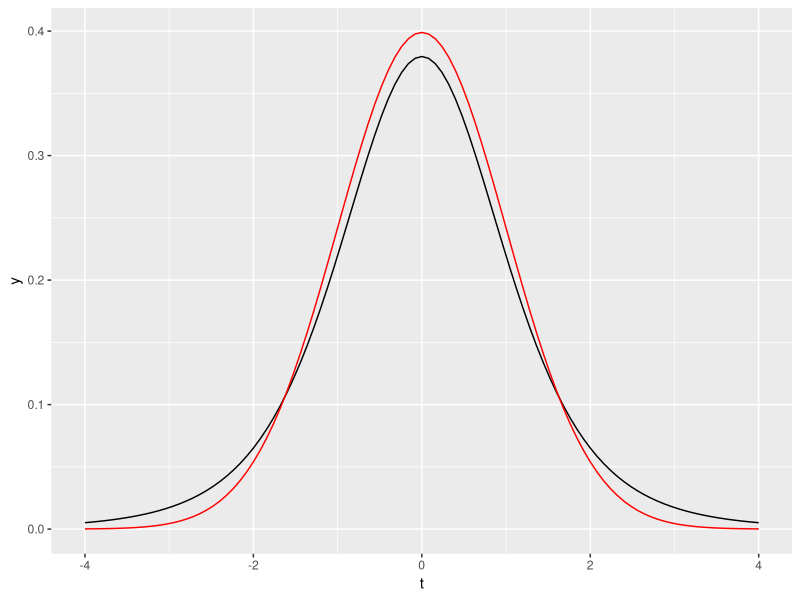
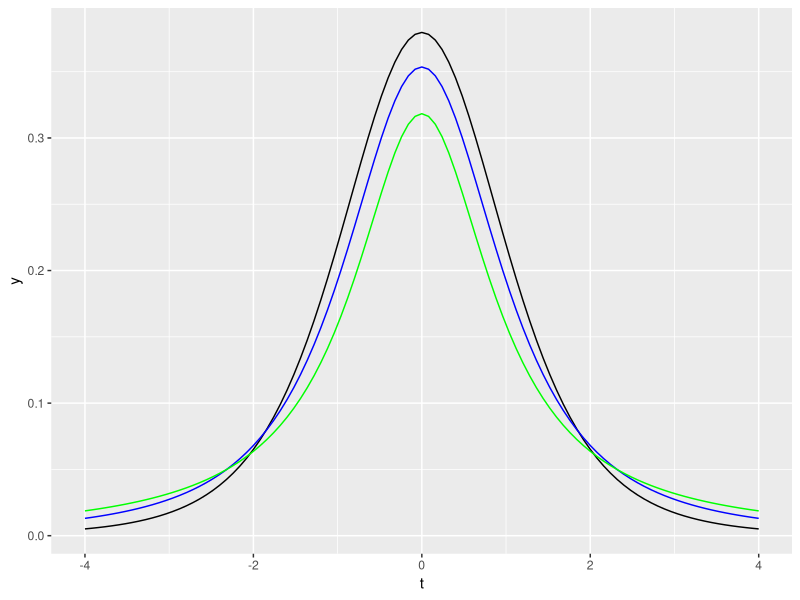

Write R code to recreate these figures, in order. (Note: this script raises an error after producing the figures.)
## ---- chunk 1

library(tidyverse)

ggplot(data = data.frame(t = c(-4, 4)), aes(t)) +
  stat_function(fun = dt, args = list(df = 5)) +
  stat_function(fun = dnorm, color = "red")
                
## ---- chunk 2

ggplot(data = data.frame(t = c(-4, 4)), aes(t)) +
  stat_function(fun = dt, args = list(df = 5)) +
  stat_function(fun = dt, args = list(df = 2), color = "blue") +
  stat_function(fun = dt, args = list(df = 1), color = "green") 
                
## ---- chunk 3

# Groupe des maths

N1 <- 28
s1_carre <- 6^2

# Groupe des philosophes

N2 <- 19
s2_carre <- 3^2

# Calcul de l'erreur par étape

## Numérateur fraction 1

nf1 <- N1*s1_carre + N2*s2_carre

## denominateur fraction 1

df1 <- N1 + N2 - 2

f1 <- nf1/df1

## Numérateur et denominateur fraction 2

nf2 <- N1 + N2
df2 <- N1*N2

f2 <- nf2/df2

## Erreur-type

s12 <- sqrt(f1*f2)
s12

## ---- chunk 4
X1_bar <- 88
X2_bar <- 90

diff_X1X2 <- X1_bar - X2_bar
diff_X1X2

## ---- chunk 5


t_calcule <- diff_X1X2/s12
t_calcule

## ---- chunk 6
knitr::include_graphics("../Images/Table_Student.png")
## ---- chunk 7

t_lu <- qt(0.005, df=45)

# qnorm(0.005)

## ---- chunk 8


dist_t <- ggplot(data = data.frame(t = c(-4, 4)), aes(t)) +
  stat_function(fun = dt, args = list(df = 5), color = "red") +
  stat_function(fun = dt, args = list(df = 5), color = "green") +
  stat_function(fun = dt, args = list(df = 150), color = "blue")

dist_t

## ---- chunk 9

ggplot(data = data.frame(x = c(-4, 4)), aes(x)) +
  stat_function(fun = dt, args = list(df = 45), color = "red") +
  stat_function(fun = dt, args = list(df = 45), color = "red",
                geom = "area", fill = "lightblue",
                xlim = c(-4, 1.7))   

## ---- chunk 10

ggplot(data = data.frame(x = c(-4, 4)), aes(x)) +
  stat_function(fun = dt, args = list(df = 45), color = "red") +
  stat_function(fun = dt, args = list(df = 45), color = "red",
                geom = "area", fill = "green",
                xlim = c(-4, -1.7))  

## ---- chunk 11

ggplot(data = data.frame(x = c(-4, 4)), aes(x)) +
  stat_function(fun = dt, args = list(df = 45), color = "red") +
  stat_function(fun = dt, args = list(df = 45), color = "red",
                geom = "area", fill = "purple", alpha = 0.2,
                xlim = c(-1.7, 1.7)) 

## ---- chunk 12

qt(0.5, df = 45)

bi <- qt(0.005, df=45)
bi

bs <- qt(0.995, df=45)
bi
bs

## ---- chunk 13

df <- N1 + N2 -2
df

acceptation_rejet <-
  ggplot(data = data.frame(t = c(-4, 4)), aes(t)) +
  stat_function(fun = dt, args = list(df = 45), color = "red") +
  geom_vline(aes(xintercept = bi), color = "blue") +
  geom_vline(aes(xintercept = bs), color = "green") +
  geom_segment(aes(x = bi, xend = bs, y = 0, yend = 0), 
               arrow = arrow(length = unit(0.1,"cm"), ends = "both"), 
               color = "black") +
  stat_function(fun = dt, args = list(df = 45),
                xlim = c(bs, 4),
                geom = "area", fill = "lightblue") +
  stat_function(fun = dt, args = list(df = 45),
                xlim = c(-4, bi),
                geom = "area", fill = "lightblue") +
  stat_function(fun = dt, args = list(df = 45),
                xlim = c(bi, bs),
                geom = "area", fill = "purple", alpha = 0.2) #+
  geom_abline(aes(slope = 0, intercept = -1.314578), color = "black")+
  theme(legend.position = "none")

acceptation_rejet

?geom_abline
## ---- chunk 14

t_calcule <- 1.314578

acceptation_rejet <-
  ggplot(data = data.frame(t = c(-4, 4)), aes(t)) +
  stat_function(fun = dt, args = list(df = 45), color = "red") +
  geom_vline(aes(xintercept = bi), color = "blue") +
  geom_vline(aes(xintercept = bs), color = "green") +
  geom_segment(aes(x = bi, xend = bs, y = 0, yend = 0), 
               arrow = arrow(length = unit(0.1,"cm"), ends = "both"), 
               color = "black") +
  stat_function(fun = dt, args = list(df = 45),
                xlim = c(bs, 4),
                geom = "area", fill = "lightblue") +
  stat_function(fun = dt, args = list(df = 45),
                xlim = c(-4, bi),
                geom = "area", fill = "lightblue") +
  stat_function(fun = dt, args = list(df = 45),
                xlim = c(bi, bs),
                geom = "area", fill = "purple", alpha = 0.2) +
  geom_vline(aes(xintercept = t_calcule), color = "black")+
  theme(legend.position = "none")

acceptation_rejet

## ---- chunk 15

ggplot(data.frame(x = c(0, 5)), aes(x)) +
  stat_function(fun = df,
                geom = "area",
                fill = "steelblue",
                args = list(
                  df1 = 3,
                  df2 = 47
                ))
## ---- chunk 16

qt()

qf(0.95, df1 = 4, df2 = 7)

